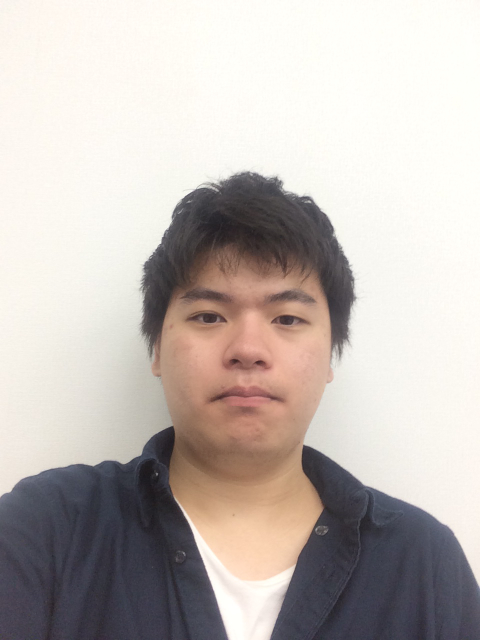
#> input picture test1.jpg, 960 x 1280 px (shown at 1/2 size)
$ python -i fukuwarai.py   (imports and definitions only)
#> lines starting #> are read from the running program, lines starting #| are printed output that depends on the picture
#> further down, picture is the input picture: shape (1280, 960, 3); mean B, G, R 180.4, 184.9, 192.9
import numpy as np
import cv2


face_cascade = cv2.CascadeClassifier('cascade_file/haarcascade_frontalface_default.xml')
eye_cascade = cv2.CascadeClassifier('cascade_file/haarcascade_eye.xml')

# [1 line that did not run here, left out]

# [1 line that did not run here, left out]


# [57 lines left out: function enm, not called in this run]


def face(image,image_gray,facerect):
    size = (300,300)
    for rect in facerect:

        x = rect[0]
        y = rect[1]
        w = rect[2]
        h = rect[3]
        image = image[y-30:y+h+10, x:x+w]
        image = cv2.resize(image, size, interpolation = cv2.INTER_CUBIC)

        trim_face = image

        return trim_face


def readImageFW(image):

    size = (800,800)
    image = cv2.resize(image, size, interpolation = cv2.INTER_CUBIC)
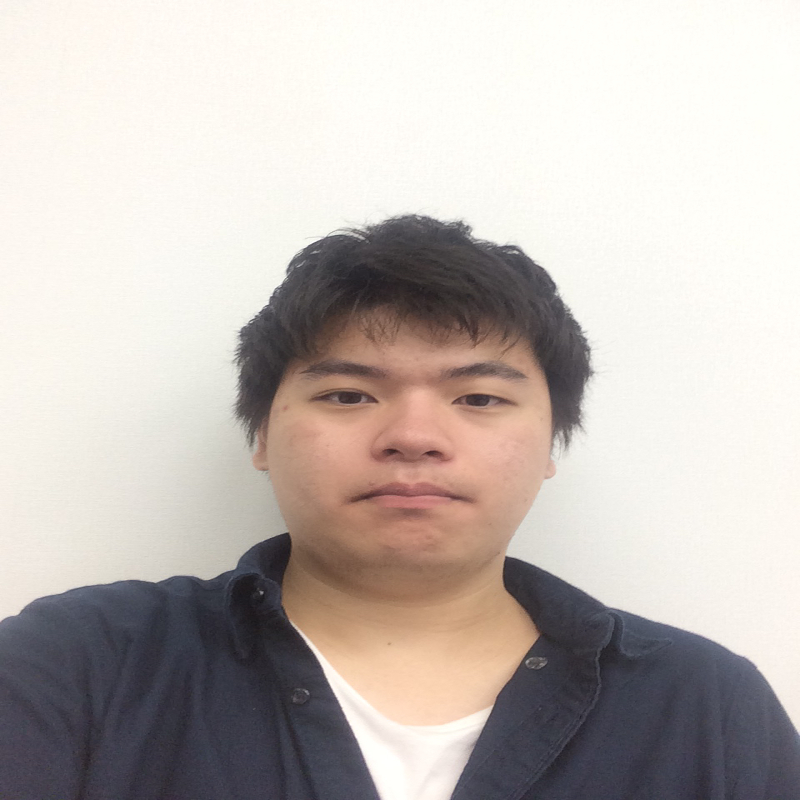
#> image: shape (800, 800, 3); mean of channels 0, 1, 2 180.4, 184.9, 192.9; drawn as B, G, R

    print(image, flush=True)
#> (printed output is left out)

    image_gray = cv2.cvtColor(image, cv2.COLOR_BGR2GRAY)
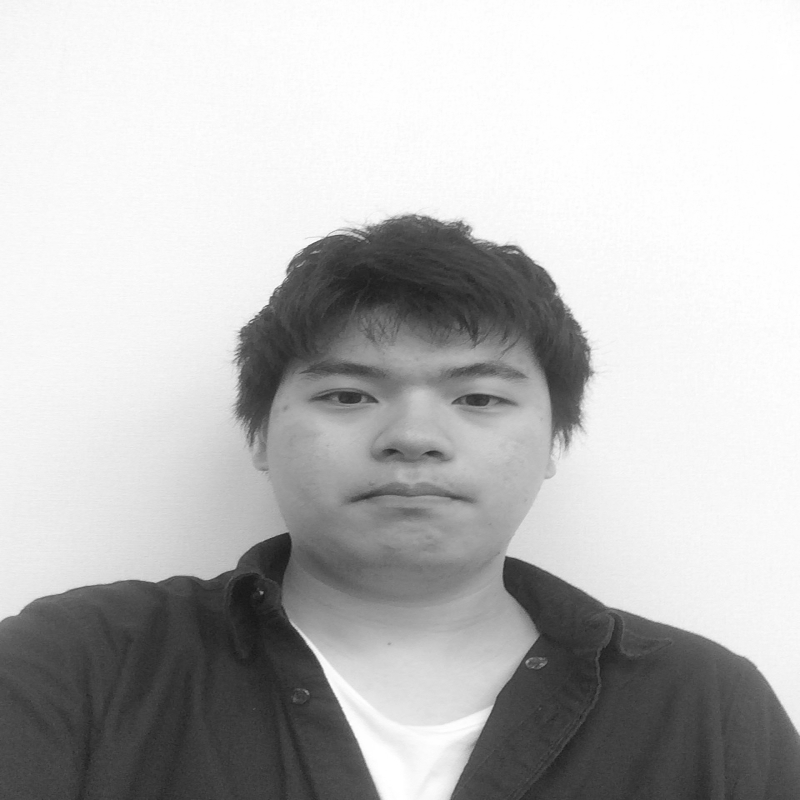
#> image_gray: shape (800, 800); min 21, max 255, mean 186.8

    facerect = face_cascade.detectMultiScale(image_gray, 1.1, 5)
#> facerect = [[255, 266, 318, 318]]

    trim_face = face(image,image_gray,facerect)
#> the loop in face, `for rect in facerect: ` made 1 pass
#> pass 1, in face, `image = image[y-30:y+h+10, x:x+w]`:
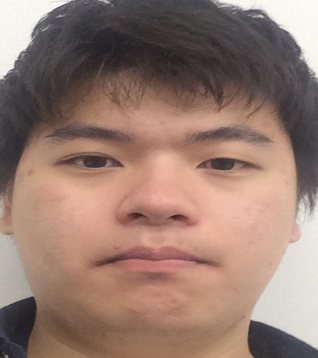
#> image: shape (358, 318, 3); mean of channels 0, 1, 2 111.9, 123.1, 150.4; drawn as B, G, R
#> pass 1, in face, `image = cv2.resize(image, size, interpolation = cv2.INTER_CUBIC)`:
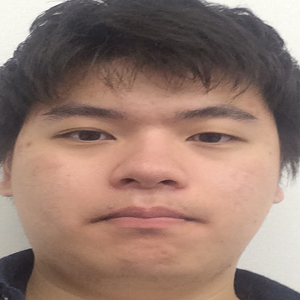
#> image: shape (300, 300, 3); mean of channels 0, 1, 2 111.9, 123.1, 150.4; drawn as B, G, R


    eyes = eye_cascade.detectMultiScale(trim_face)
#> eyes = [[58, 111, 51, 51], [182, 108, 54, 54]]

#> (the run stopped early here; a loop or call above may not have finished)
